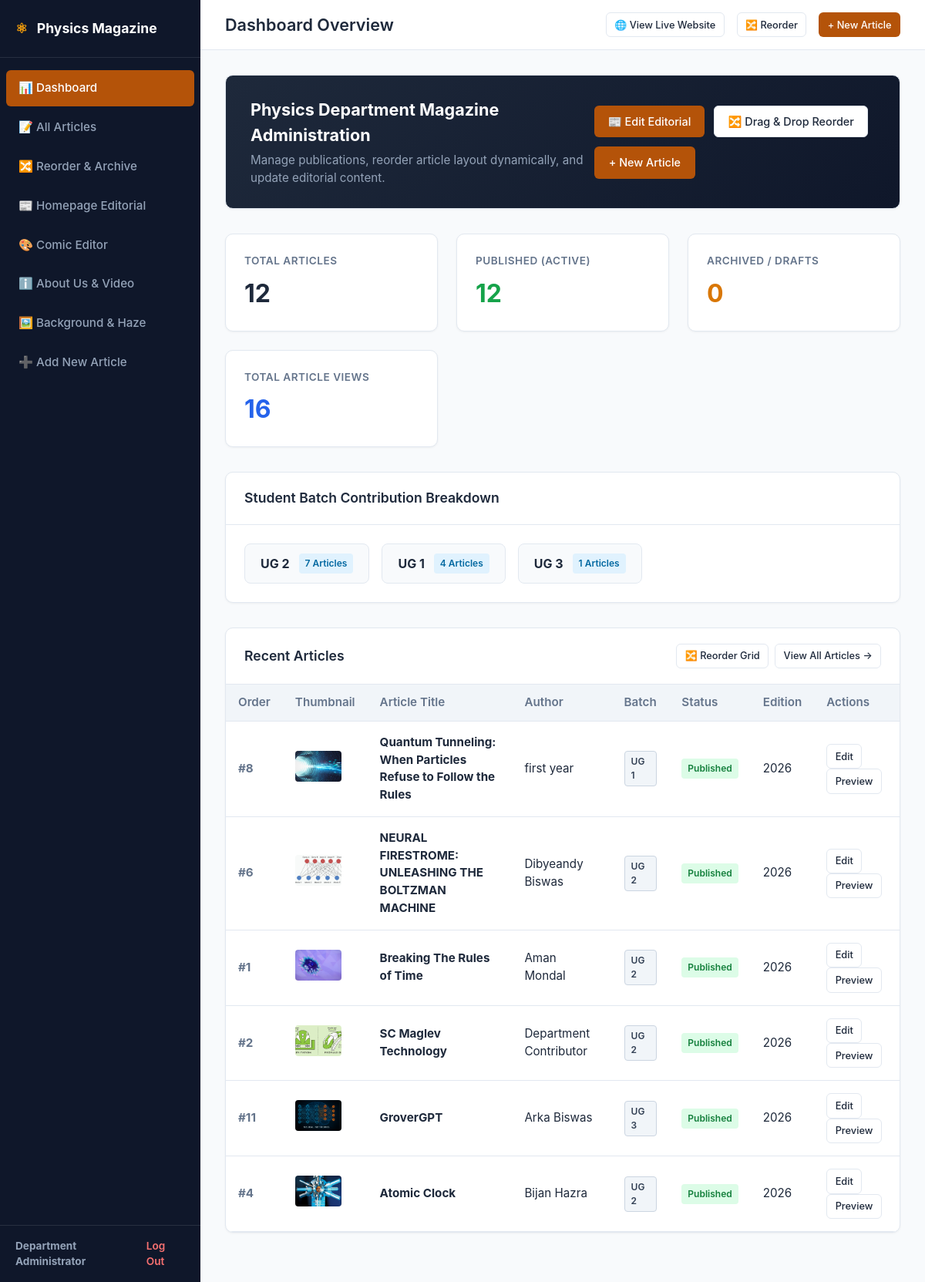
Before: /admin/index.php (signed in) with the older database file.
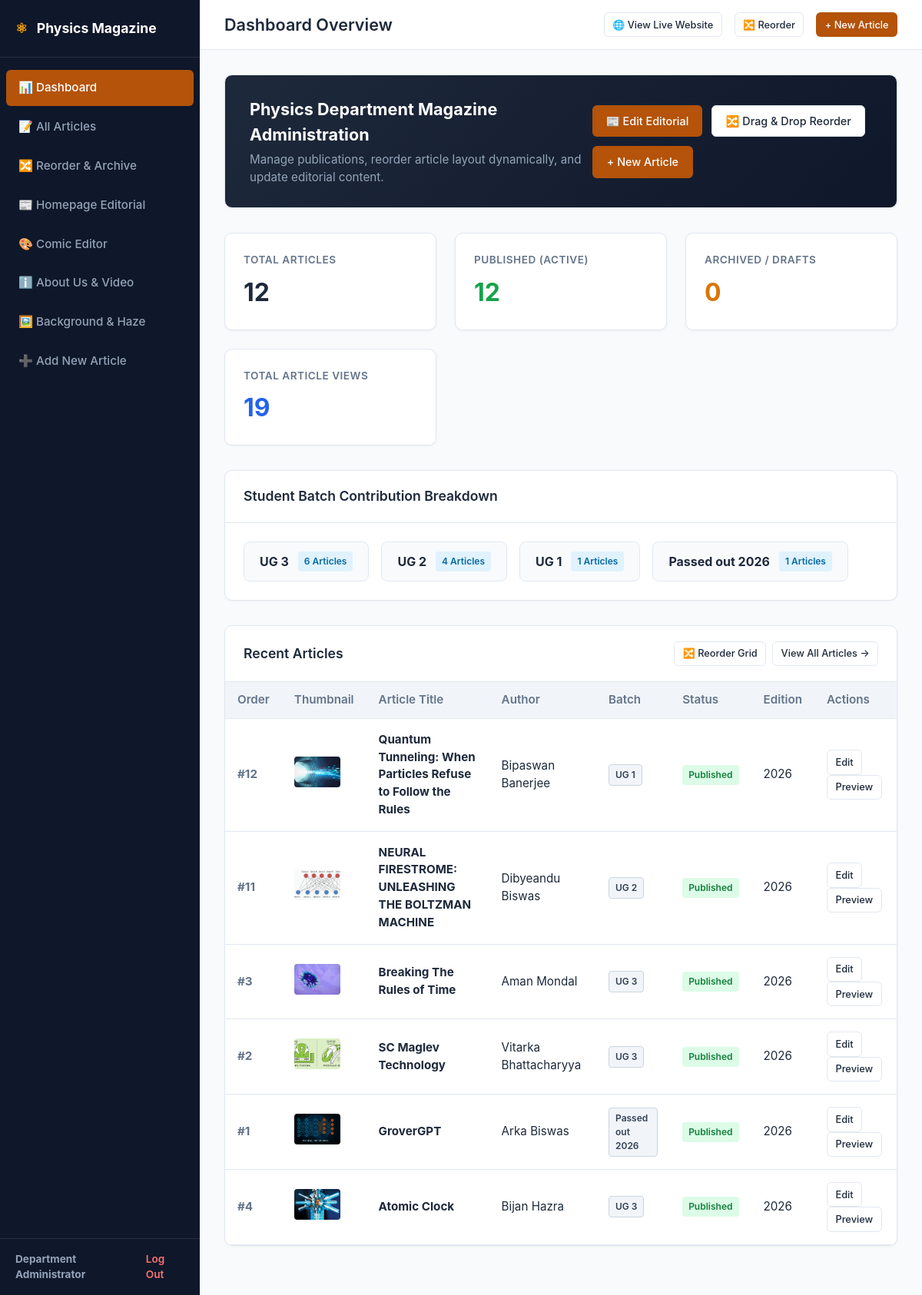
After: the same page with the newer database file.
### tables this page shows
CREATE TABLE `articles` (
  `id` int(11) NOT NULL AUTO_INCREMENT,
  `slug` varchar(255) NOT NULL,
  `title` varchar(255) NOT NULL,
  `summary` varchar(500) NOT NULL,
  `author_name` varchar(150) NOT NULL,
  `author_batch` varchar(50) NOT NULL,
  `image_path` varchar(255) NOT NULL,
  `content` mediumtext NOT NULL,
  `edition_year` int(11) NOT NULL DEFAULT 2025,
  `published_date` date NOT NULL,
  `status` enum('published','draft') NOT NULL DEFAULT 'published',
  `sort_order` int(11) NOT NULL DEFAULT 0,
  `views_count` int(11) NOT NULL DEFAULT 0,
  `created_at` datetime DEFAULT current_timestamp(),
  `updated_at` datetime DEFAULT current_timestamp() ON UPDATE current_timestamp(),
  PRIMARY KEY (`id`),
  UNIQUE KEY `slug` (`slug`),
  KEY `idx_edition_status` (`edition_year`,`status`),
  KEY `idx_slug` (`slug`)
);

### includes/functions.php (called while the page is built, shortened)
<?php
function e($string)
{
    return htmlspecialchars($string ?? '', ENT_QUOTES, 'UTF-8');
}

### admin/index.php (the view, shortened to what this page needs)
<?php
$adminPageTitle = 'Dashboard Overview';
$adminActiveTab = 'dashboard';
require_once __DIR__ . '/includes/admin_header.php';
$pdo = get_db_connection();
$totalArticles = $pdo->query("SELECT COUNT(*) FROM articles")->fetchColumn();
$publishedCount = $pdo->query("SELECT COUNT(*) FROM articles WHERE status = 'published'")->fetchColumn();
$draftCount = $pdo->query("SELECT COUNT(*) FROM articles WHERE status = 'draft'")->fetchColumn();
$totalViews = $pdo->query("SELECT SUM(views_count) FROM articles")->fetchColumn() ?: 0;
$batchStmt = $pdo->query("SELECT author_batch, COUNT(*) as cnt FROM articles GROUP BY author_batch ORDER BY cnt DESC");
$batchStats = $batchStmt->fetchAll();
$recentStmt = $pdo->query("SELECT * FROM articles ORDER BY created_at DESC LIMIT 6");
$recentArticles = $recentStmt->fetchAll();
?>
<div class="card" style="background: linear-gradient(135deg, #1e293b 0%, #0f172a 100%); color: white; margin-bottom: 2rem;">
  <div class="card-body" style="padding: 1.75rem 2rem; display: flex; justify-content: space-between; align-items: center; flex-wrap: gap: 1.5rem;">
    <div>
      <h2 style="color: white; font-size: 1.35rem; margin-bottom: 0.35rem;">Physics Department Magazine Administration</h2>
      <p style="color: #94a3b8; font-size: 0.95rem;">Manage publications, reorder article layout dynamically, and update editorial content.</p>
    </div>
    <div style="display: flex; gap: 0.75rem; flex-wrap: wrap;">
      <a href="editorial.php" class="btn btn-primary" style="background: #b45309; border: none;">
        📰 Edit Editorial
      </a>
      <a href="reorder.php" class="btn btn-secondary">
        🔀 Drag & Drop Reorder
      </a>
      <a href="article-add.php" class="btn btn-primary">
        + New Article
      </a>
    </div>
  </div>
</div>
<div class="stats-grid">
  <div class="stat-card">
    <div class="stat-title">Total Articles</div>
    <div class="stat-value"><?= (int)$totalArticles ?></div>
  </div>
  <div class="stat-card">
    <div class="stat-title">Published (Active)</div>
    <div class="stat-value" style="color: #16a34a;"><?= (int)$publishedCount ?></div>
  </div>
  <div class="stat-card">
    <div class="stat-title">Archived / Drafts</div>
    <div class="stat-value" style="color: #d97706;"><?= (int)$draftCount ?></div>
  </div>
  <div class="stat-card">
    <div class="stat-title">Total Article Views</div>
    <div class="stat-value" style="color: #2563eb;"><?= (int)$totalViews ?></div>
  </div>
</div>
<div class="card">
  <div class="card-header">
    <h2>Student Batch Contribution Breakdown</h2>
  </div>
  <div class="card-body">
    <div style="display: flex; gap: 1rem; flex-wrap: wrap;">
      <?php if (!empty($batchStats)): ?>
        <?php foreach ($batchStats as $b): ?>
          <div style="background: #f8fafc; border: 1px solid #e2e8f0; border-radius: 8px; padding: 0.75rem 1.25rem; display: flex; align-items: center; gap: 0.75rem;">
            <span style="font-weight: 700; color: #1e293b;"><?= e($b['author_batch'] ?: 'Unassigned') ?></span>
            <span class="badge badge-info"><?= (int)$b['cnt'] ?> Articles</span>
          </div>
        <?php endforeach; ?>
      <?php else: ?>
        <p style="color: #64748b;">No batches recorded.</p>
      <?php endif; ?>
    </div>
  </div>
</div>
<div class="card">
  <div class="card-header">
    <h2>Recent Articles</h2>
    <div style="display: flex; gap: 0.5rem;">
      <a href="reorder.php" class="btn btn-secondary btn-sm">🔀 Reorder Grid</a>
      <a href="articles.php" class="btn btn-secondary btn-sm">View All Articles &rarr;</a>
    </div>
  </div>
  <div class="table-responsive">
    <table class="admin-table">
      <thead>
        <tr>
          <th>Order</th>
          <th>Thumbnail</th>
          <th>Article Title</th>
          <th>Author</th>
          <th>Batch</th>
          <th>Status</th>
          <th>Edition</th>
          <th>Actions</th>
        </tr>
      </thead>
      <tbody>
        <?php if (!empty($recentArticles)): ?>
          <?php foreach ($recentArticles as $art): ?>
            <tr>
              <td style="font-weight: bold; color: #64748b;">#<?= (int)$art['sort_order'] ?></td>
              <td style="width: 70px;">
                <img src="../<?= e($art['image_path']) ?>" alt="" style="width: 60px; height: 40px; object-fit: cover; border-radius: 4px;">
              </td>
              <td>
                <strong><?= e($art['title']) ?></strong>
              </td>
              <td><?= e($art['author_name']) ?></td>
              <td><span class="badge badge-batch"><?= e($art['author_batch']) ?></span></td>
              <td>
                <span class="badge <?= $art['status'] === 'published' ? 'badge-success' : 'badge-warning' ?>">
                  <?= ($art['status'] === 'published') ? 'Published' : 'Archived' ?>
                </span>
              </td>
              <td><?= e($art['edition_year']) ?></td>
              <td>
                <a href="article-edit.php?id=<?= $art['id'] ?>" class="btn btn-secondary btn-sm">Edit</a>
                <a href="../article.php?slug=<?= urlencode($art['slug']) ?>" target="_blank" class="btn btn-secondary btn-sm">Preview</a>
              </td>
            </tr>
          <?php endforeach; ?>
        <?php else: ?>
          <tr>
            <td colspan="8" style="text-align: center; color: #64748b; padding: 2rem;">No articles found.</td>
          </tr>
        <?php endif; ?>
      </tbody>
    </table>
  </div>
</div>
<?php require_once __DIR__ . '/includes/admin_footer.php'; ?>

### admin/includes/admin_header.php (shortened to what this page needs)
<?php
require_once __DIR__ . '/../../includes/functions.php';
$adminName = $_SESSION['admin_name'] ?? 'Admin';
?>
<!DOCTYPE html>
<html lang="en">
<head>
  <link rel="stylesheet" href="assets/css/admin.css">
</head>
<body>
  <aside class="admin-sidebar">
    <div class="sidebar-brand">
      <span>⚛</span> Physics Magazine
    </div>
    <ul class="sidebar-menu">
      <li>
        <a href="index.php" class="<?= $adminActiveTab === 'dashboard' ? 'active' : '' ?>">
          📊 Dashboard
        </a>
      </li>
      <li>
        <a href="articles.php" class="<?= $adminActiveTab === 'articles' ? 'active' : '' ?>">
          📝 All Articles
        </a>
      </li>
      <li>
        <a href="reorder.php" class="<?= $adminActiveTab === 'reorder' ? 'active' : '' ?>">
          🔀 Reorder & Archive
        </a>
      </li>
      <li>
        <a href="editorial.php" class="<?= $adminActiveTab === 'editorial' ? 'active' : '' ?>">
          📰 Homepage Editorial
        </a>
      </li>
      <li>
        <a href="comic.php" class="<?= $adminActiveTab === 'comic' ? 'active' : '' ?>">
          🎨 Comic Editor
        </a>
      </li>
      <li>
        <a href="about.php" class="<?= $adminActiveTab === 'about' ? 'active' : '' ?>">
          ℹ️ About Us & Video
        </a>
      </li>
      <li>
        <a href="backgrounds.php" class="<?= $adminActiveTab === 'backgrounds' ? 'active' : '' ?>">
          🖼️ Background & Haze
        </a>
      </li>
      <li>
        <a href="article-add.php" class="<?= $adminActiveTab === 'article-add' ? 'active' : '' ?>">
          ➕ Add New Article
        </a>
      </li>
    </ul>
    <div class="sidebar-footer">
      <div>
        <strong><?= e($adminName) ?></strong>
      </div>
      <a href="logout.php">Log Out</a>
    </div>
  </aside>
  <div class="admin-main">
    <div class="admin-topbar">
      <h1><?= e($adminPageTitle) ?></h1>
      <div class="topbar-actions">
        <a href="../index.php" target="_blank" class="btn btn-secondary btn-sm">
          🌐 View Live Website
        </a>
        <a href="reorder.php" class="btn btn-secondary btn-sm">
          🔀 Reorder
        </a>
        <a href="article-add.php" class="btn btn-primary btn-sm">
          + New Article
        </a>
      </div>
    </div>
    <div class="admin-content">

### admin/includes/admin_footer.php (shortened to what this page needs)
  </div>
</div>
</body>
</html>

### admin/assets/css/admin.css (style rules this page uses)
:root { --primary: #1e293b; --primary-hover: #0f172a; --accent: #b45309; --accent-hover: #92400e; --bg: #f8fafc; --sidebar-bg: #0f172a; --sidebar-text: #94a3b8; --sidebar-hover: #1e293b; --sidebar-active: #b45309; --card-bg: #ffffff; --text-main: #1e293b; --text-muted: #64748b; --border: #e2e8f0; --success: #16a34a; --danger: #dc2626; --warning: #d97706; }
* { box-sizing: border-box; margin: 0; padding: 0; }
body { font-family: -apple-system, BlinkMacSystemFont, 'Segoe UI', Roboto, Helvetica, Arial, sans-serif; background-color: var(--bg); color: var(--text-main); line-height: 1.5; display: flex; min-height: 100vh; }
.admin-sidebar { width: 260px; background-color: var(--sidebar-bg); color: white; display: flex; flex-direction: column; flex-shrink: 0; }
.sidebar-brand { padding: 1.5rem 1.25rem; font-size: 1.1rem; font-weight: 700; border-bottom: 1px solid rgba(255,255,255,0.1); display: flex; align-items: center; gap: 0.75rem; }
.sidebar-brand span { color: #f59e0b; }
.sidebar-menu { list-style: none; padding: 1rem 0.5rem; flex-grow: 1; }
.sidebar-menu li { margin-bottom: 0.25rem; }
.sidebar-menu a { display: flex; align-items: center; gap: 0.75rem; padding: 0.75rem 1rem; color: var(--sidebar-text); text-decoration: none; border-radius: 6px; font-weight: 500; font-size: 0.95rem; transition: all 0.2s; }
.sidebar-menu a.active { background-color: var(--sidebar-active); color: white; }
.sidebar-footer { padding: 1rem 1.25rem; border-top: 1px solid rgba(255,255,255,0.1); font-size: 0.85rem; color: var(--sidebar-text); display: flex; justify-content: space-between; align-items: center; }
.sidebar-footer a { color: #f87171; text-decoration: none; font-weight: 600; }
.admin-main { flex-grow: 1; display: flex; flex-direction: column; overflow-y: auto; }
.admin-topbar { background: white; padding: 1rem 2rem; border-bottom: 1px solid var(--border); display: flex; justify-content: space-between; align-items: center; }
.admin-topbar h1 { font-size: 1.35rem; font-weight: 600; color: var(--primary); }
.topbar-actions { display: flex; align-items: center; gap: 1rem; }
.admin-content { padding: 2rem; max-width: 1300px; width: 100%; margin: 0 auto; }
.stats-grid { display: grid; grid-template-columns: repeat(auto-fit, minmax(220px, 1fr)); gap: 1.5rem; margin-bottom: 2rem; }
.stat-card { background: white; padding: 1.5rem; border-radius: 10px; border: 1px solid var(--border); box-shadow: 0 1px 3px rgba(0,0,0,0.05); }
.stat-card .stat-title { font-size: 0.85rem; font-weight: 600; text-transform: uppercase; color: var(--text-muted); letter-spacing: 0.5px; }
.stat-card .stat-value { font-size: 2rem; font-weight: 700; color: var(--primary); margin-top: 0.5rem; }
.card { background: white; border-radius: 10px; border: 1px solid var(--border); box-shadow: 0 1px 3px rgba(0,0,0,0.05); margin-bottom: 2rem; overflow: hidden; }
.card-header { padding: 1.25rem 1.5rem; border-bottom: 1px solid var(--border); display: flex; justify-content: space-between; align-items: center; }
.card-header h2 { font-size: 1.1rem; font-weight: 600; color: var(--primary); }
.card-body { padding: 1.5rem; }
.table-responsive { overflow-x: auto; }
table.admin-table { width: 100%; border-collapse: collapse; text-align: left; font-size: 0.95rem; }
table.admin-table th { background-color: #f1f5f9; padding: 0.75rem 1rem; font-weight: 600; color: var(--text-muted); border-bottom: 1px solid var(--border); }
table.admin-table td { padding: 1rem; border-bottom: 1px solid var(--border); vertical-align: middle; }
.badge { display: inline-block; padding: 0.25rem 0.5rem; border-radius: 4px; font-size: 0.75rem; font-weight: 600; }
.badge-success { background: #dcfce7; color: #15803d; }
.badge-info { background: #e0f2fe; color: #0369a1; }
.badge-batch { background: #f1f5f9; color: #334155; border: 1px solid #cbd5e1; }
.btn { display: inline-flex; align-items: center; gap: 0.4rem; padding: 0.55rem 1.1rem; border-radius: 6px; font-size: 0.9rem; font-weight: 500; text-decoration: none; border: 1px solid transparent; cursor: pointer; transition: all 0.2s; }
.btn-primary { background-color: var(--accent); color: white; }
.btn-secondary { background-color: white; border-color: var(--border); color: var(--text-main); }
.btn-sm { padding: 0.35rem 0.65rem; font-size: 0.8rem; }

Changed rows visible on the page:
changed articles "Quantum Tunneling: When Particles Refuse to Follow the Rules": sort_order "8" → "12"; author_name "first year" → "Bipaswan Banerjee"
changed articles "NEURAL FIRESTROME: UNLEASHING THE BOLTZMAN MACHINE": sort_order "6" → "11"; author_name "Dibyeandy Biswas" → "Dibyeandu Biswas"
changed articles "Breaking The Rules of Time": sort_order "1" → "3"; author_batch "UG 2" → "UG 3"
changed articles "SC Maglev Technology": author_name "Department Contributor" → "Vitarka Bhattacharyya"; author_batch "UG 2" → "UG 3"
changed articles "GroverGPT": sort_order "11" → "1"; author_batch "UG 3" → "Passed out 2026"
changed articles "Atomic Clock": author_batch "UG 2" → "UG 3"
Other visible differences:
$totalViews: "16" → "19"
new list line: "UG 3 6 Articles"
new list line: "UG 2 4 Articles"
new list line: "UG 1 1 Articles"
new list line: "Passed out 2026 1 Articles"
list line gone: "UG 2 7 Articles"
list line gone: "UG 1 4 Articles"
list line gone: "UG 3 1 Articles"
